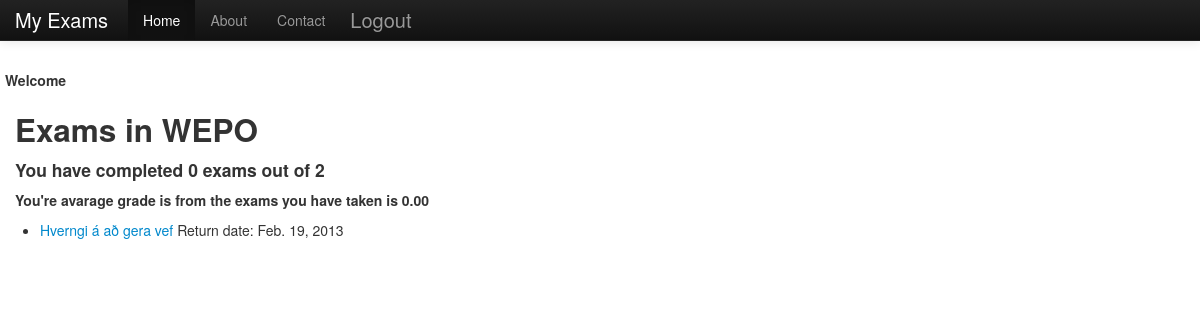
The page /course/1/ (signed in) on the database as committed earlier.
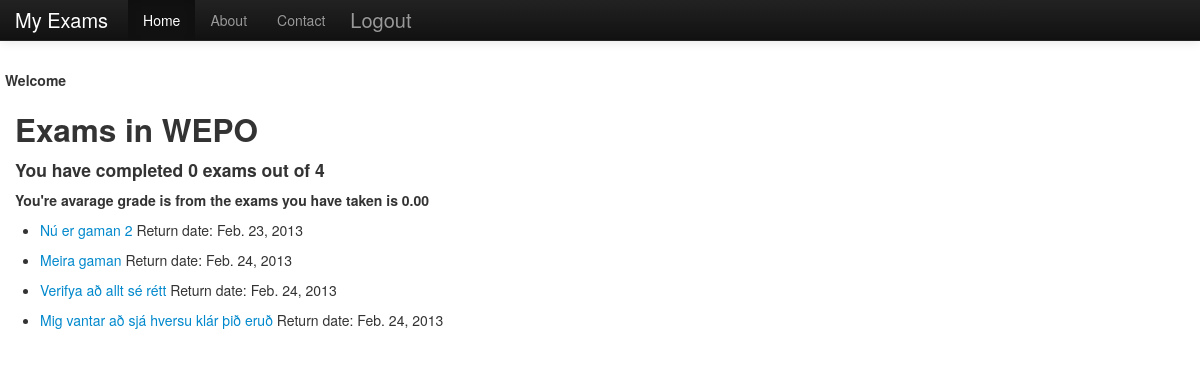
The same page on the database as committed later.
### myexams/models.py (models this page shows, shortened)
class Course(models.Model):
    teacher  = models.ForeignKey(Teacher)
    semester = models.ForeignKey(Semester)
    school   = models.ForeignKey(School)
    name     = models.CharField(max_length=100)

class Exam(models.Model):
    course       = models.ForeignKey(Course)
    exam_name    = models.CharField(max_length=100)
    date_created = models.DateField()
    return_date  = models.DateField()

### myexams/views.py (the view)
# urls.py: url(r'^course/(?P<course_id>\d+)/$', 'course'),
@login_required
def course(request, course_id):
    if is_teacher(request.user):
        return teacher(request)
    exams = Exam.objects.filter(course__id=course_id)
    exams_taken = ExamsTaken.objects.filter(student__username=request.user.username)
    avg_grade = 0
    for exam_t in exams_taken:
        exams = exams.exclude(id=exam_t.exam.id)
        avg_grade += exam_t.exams_grade
    exams = exams.exclude(return_date__lte=datetime.datetime.now())
    len_exams_taken = len(exams_taken) if len(exams_taken) > 0 else 1
    avg_grade /= len_exams_taken
    c = Course.objects.get(pk=course_id)
    return render_to_response('myexams/course.html',
        {'course': c, 'exams': exams, 'user': request.user,
        'exams_taken': exams_taken, 'avg_grade': avg_grade})

### myexams/helper.py (called while the page is built)
def is_teacher(user):
    teachers = Teacher.objects.all()
    for teacher in teachers:
        if(teacher.person.username == user.username):
            return True
    return False

### templates/myexams/course.html (shortened to what this page needs)
{% extends "base.html" %}
{% load i18n %}
{% block content %}
    <h2>Exams in {{ course.name }}</h2>
    <h4> You have completed {{ exams_taken.count }} exams out of {{ course.exam_set.count }}</h4>
    <h5> You're avarage grade is from the exams you have taken is {{ avg_grade | floatformat:2}} </h5>
{% if exams %}
    {% for e in exams %}
        <ul>
            <li><a href="/exams/{{ e.id }}">{{ e.exam_name }}</a> Return date: {{ e.return_date }}</li>
        </ul>
    {% endfor %}
{% else %}
<p>No exams have been created yet</p>
{% endif %}
{% endblock %}

### templates/base.html (shortened to what this page needs)
<!DOCTYPE html>
<html lang="en">
  <head>
    <link href="{{ STATIC_URL | default:"/static/" }}admin/css/bootstrap.css" rel="stylesheet">
    <link href="{{ STATIC_URL | default:"/static/" }}admin/css/bootstrap-responsive.css" rel="stylesheet">
  </head>
  <body>
    <div class="navbar navbar-inverse navbar-fixed-top">
      <div class="navbar-inner">
        <div class="container">
          <a class="brand" href="/">My Exams</a>
          <div class="nav-collapse collapse">
            <ul class="nav">
              <li class="active"><a href="/">Home</a></li>
              <li><a href="#about">About</a></li>
              <li><a href="#contact">Contact</a></li>
            </ul>
          </div>
          {% if user.is_authenticated %}
          <a class="brand"href="/accounts/logout">Logout</a>
          {% endif %}
        </div>
      </div>
    </div>
    {% if user.is_authenticated %}
      <h5 style="margin-left: 5px;">Welcome {{ user.first_name }} {{ user.last_name }} </h5>
    {% endif %}
    <div class="container">
    {% block content %}
    {% endblock %}
    </div>
  </body>
</html>

### templates/base.html (style rules this page uses)
body { padding-top: 60px; }

Rows that differ between the two databases and show on the page:
removed Exam: exam_name "Hverngi á að gera vef", return_date "Feb. 19, 2013"
changed Course "WEPO": exam_set.count "2" → "4"
now on this page (row edited): Exam: exam_name "Nú er gaman 2", return_date "Feb. 23, 2013"
added Exam: exam_name "Meira gaman", return_date "Feb. 24, 2013"
added Exam: exam_name "Verifya að allt sé rétt", return_date "Feb. 24, 2013"
added Exam: exam_name "Mig vantar að sjá hversu klár þið eruð", return_date "Feb. 24, 2013"
